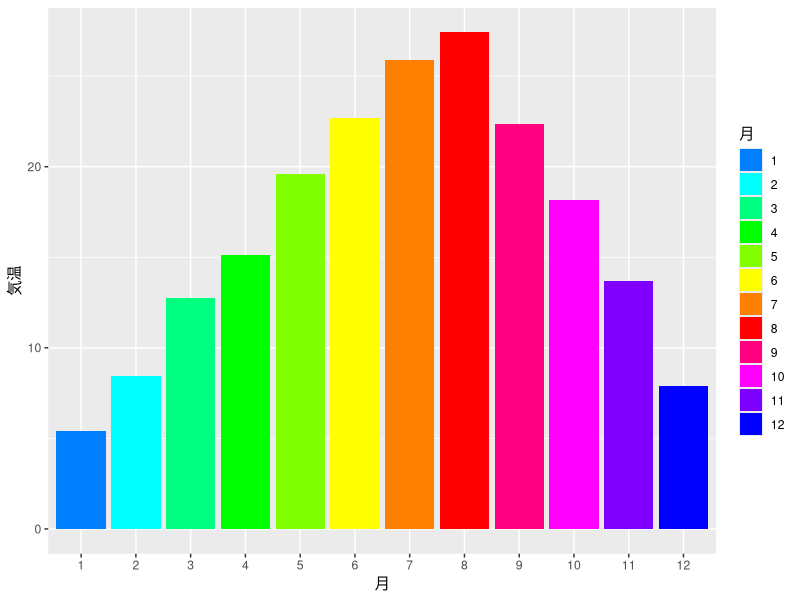
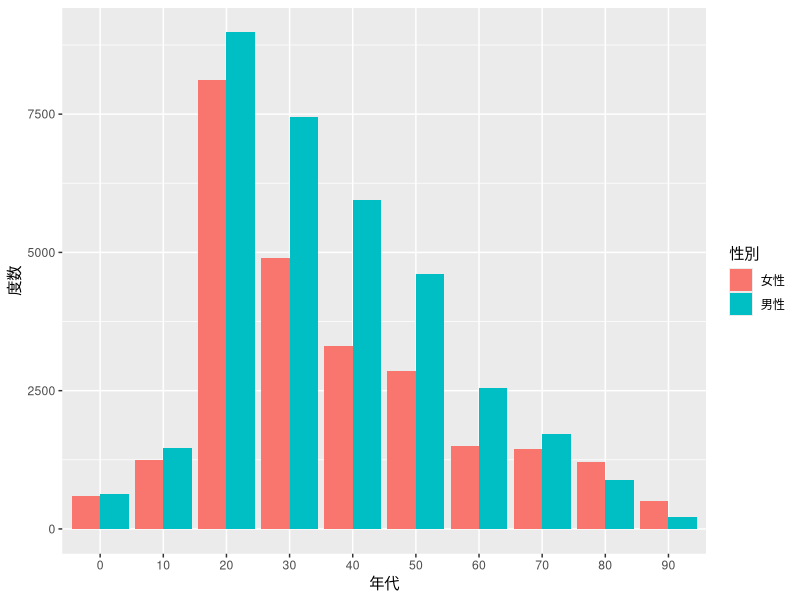

Here is the R script that generated these plots, in order:
### 棒グラフの描画
## 気候データによる例
library(tidyverse)
kikou <- read_csv(file="kikou2021.csv",locale=locale(encoding="sjis")) |>
  mutate(月 = as_factor(月)) # 月を質的変数に変換しておく
## 月ごとの平均気温の棒グラフを描画
kikou |>
  group_by(月) |>
  summarise(気温 = mean(気温)) |> # ここまで月ごとの平均気温の計算
  ggplot() +
  geom_col(aes(月, 気温, fill = 月)) + # 月で色分け
  scale_fill_manual(values = rainbow(12)[c(8:1,12:9)]) # 色分けを手動で決定
## 東京都の新型コロナウイルス感染者の属性データによる例
covid <- read_csv("covid19attr.csv") |>
  mutate(年代 = as_factor(年代)) # 年代を質的変数に変換しておく
## 性別ごとの年代の度数分布表を作成
dat <- covid |> 
  group_by(性別, 年代) |> # 性別と年代で分類
  summarise(度数 = n()) # グループごとにデータ数をカウント
## 性別ごとに年代の棒グラフを作成
ggplot(dat) +
  geom_col(aes(年代, 度数, fill = 性別),
           # fillを性別に指定することで, 性別ごとに棒グラフを作成
           position = "dodge") # 棒グラフを横に並べて描く